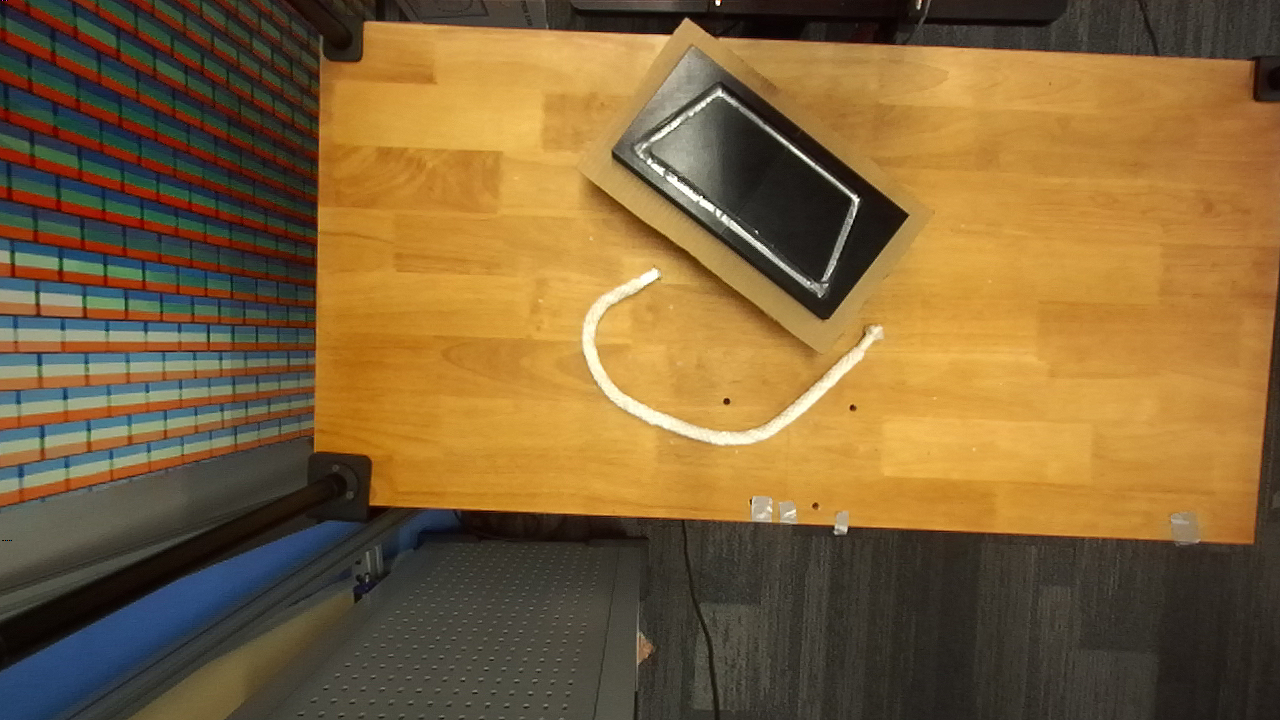
#> input picture franka/imgs/trapezoid4.png, 1280 x 720 px
$ python proposal_sam_canny_trapezoid.py
#> lines starting #> are read from the running program, lines starting #| are printed output that depends on the picture; after the words box and inside, x2 and y2 are one past the last pixel; in counts of white or black regions, pixels touching at a corner belong together
import cv2 as cv
import numpy as np
from matplotlib import pyplot as plt
import random
from matplotlib.path import Path
import json

img_path = 'imgs/trapezoid4.png'
img = cv.imread(img_path)
#> img is the input picture: shape (720, 1280, 3); mean B, G, R 56.7, 99.2, 127.8

gray = cv.cvtColor(img, cv.COLOR_BGR2GRAY)
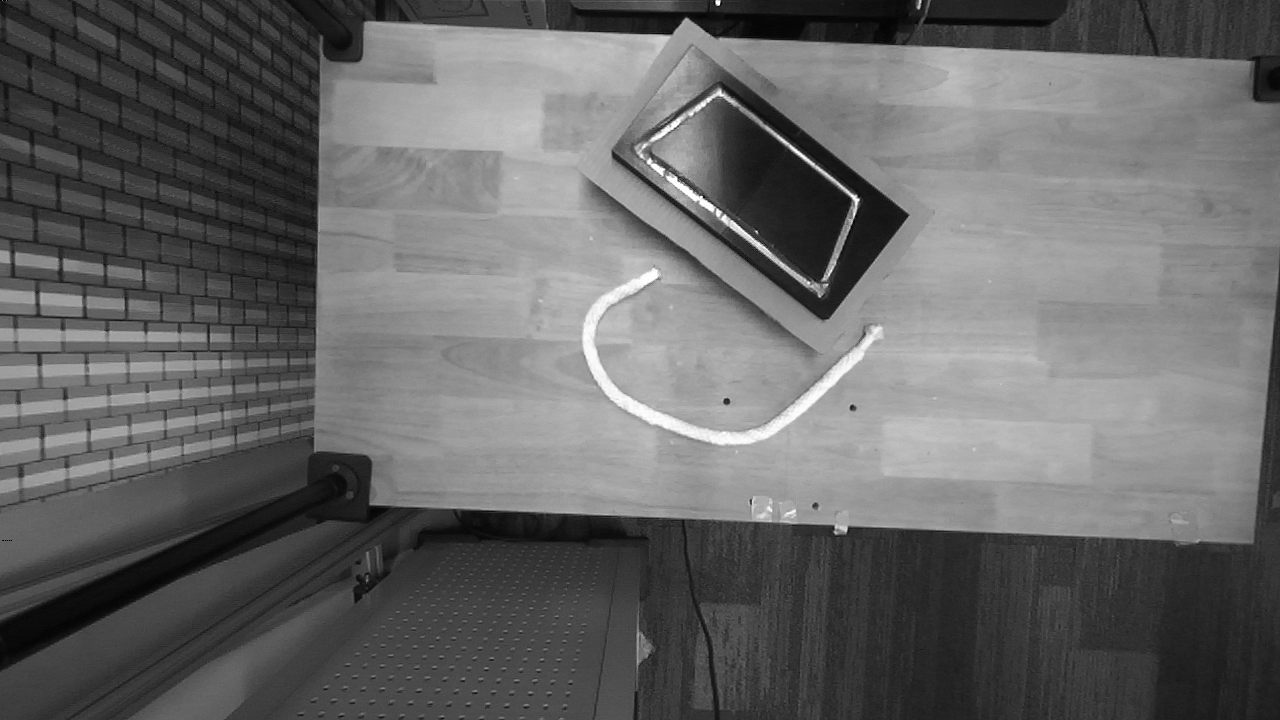
#> gray: shape (720, 1280); min 0, max 255, mean 102.9
mask = cv.threshold(gray, 200, 255, cv.THRESH_BINARY)[1]
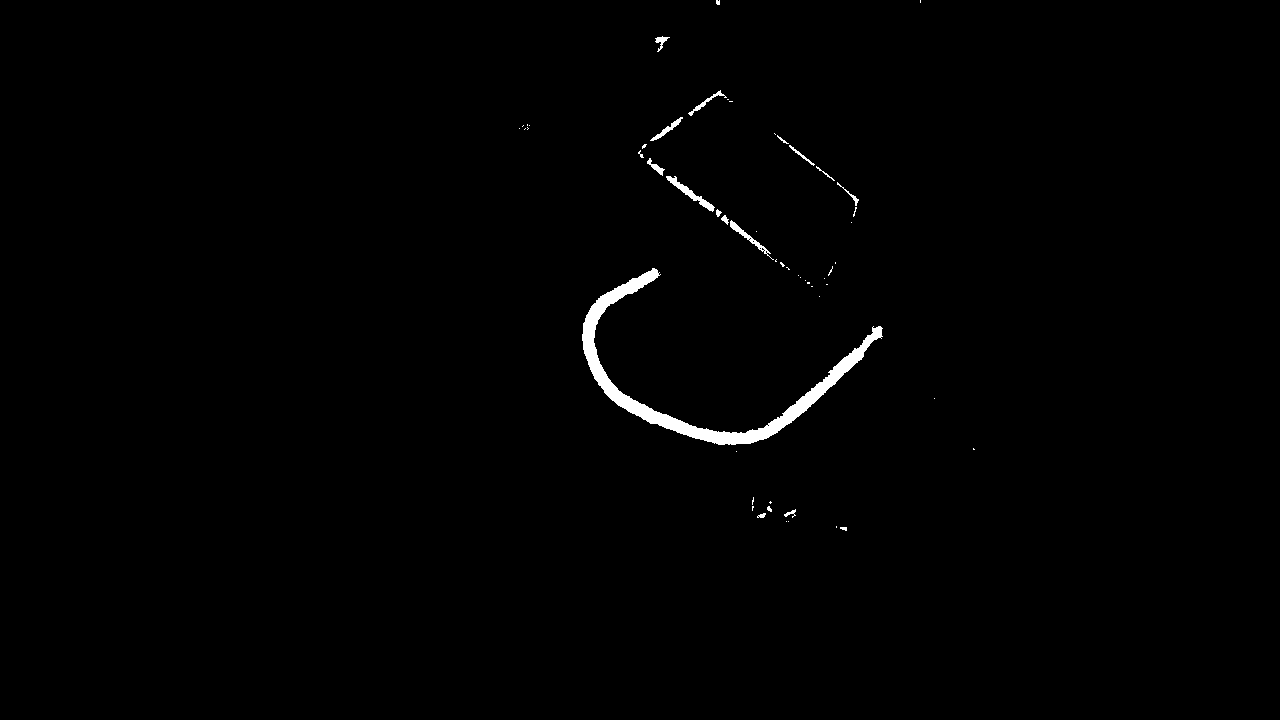
#> mask: shape (720, 1280); 0.8% white; 55 white regions (38 under 20 px), largest, box (x1, y1, x2, y2) and area: (582, 268, 883, 445) 5756, (666, 176, 715, 212) 339, (730, 220, 774, 260) 235

blur_radius, sigma = 5, 0
dst = img
dst = cv.GaussianBlur(dst,(blur_radius, blur_radius),sigma)
plt.imshow(dst, cmap='gray')
plt.show()

edges = cv.Canny(dst,100,200)
#> edges: shape (720, 1280); 2.2% white in thin lines or dots
plt.imshow(edges, cmap='gray')
plt.show()
kernel = np.ones((5, 5), np.uint8)
edges = cv.dilate(edges, kernel)
#> edges: shape (720, 1280); 11.3% white; 27 white regions, largest, box (x1, y1, x2, y2) and area: (0, 16, 1280, 549) 53870, (632, 78, 862, 300) 8786, (580, 266, 886, 448) 6564
plt.imshow(edges, cmap='gray')
plt.show()


dst = cv.bitwise_and(dst, dst, mask=edges)
output = np.zeros_like(dst).sum(axis=-1) + 255
for i in range(dst.shape[0]):
    for j in range(dst.shape[1]):
        for k in range(dst.shape[2]):
            if dst[i,j,k] <= 100:
                output[i,j] = 0
                break
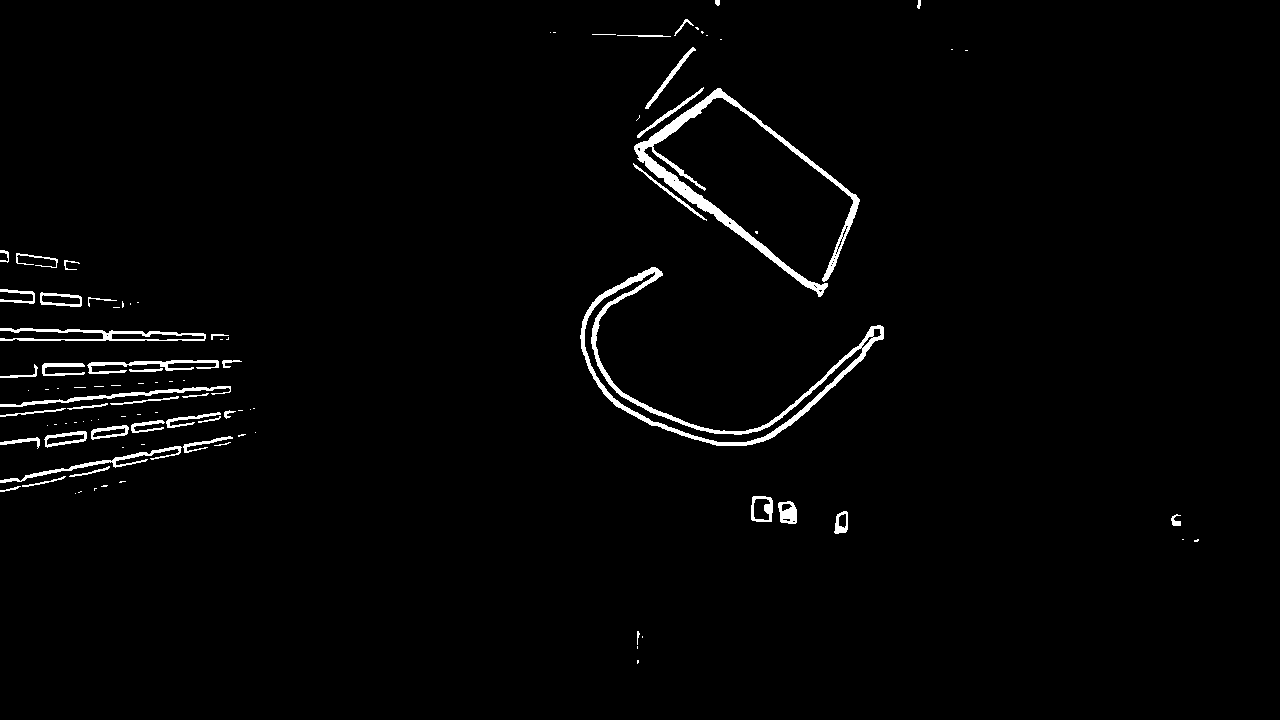
#> output: shape (720, 1280) uint64; 1.9% white; 99 white regions (53 under 20 px), largest, box (x1, y1, x2, y2) and area: (634, 88, 860, 297) 4424, (580, 267, 884, 446) 4372, (0, 328, 206, 341) 1060

plt.imshow(output, cmap='gray')
plt.show()

cnt = sorted(cv.findContours(output.astype('uint8'), cv.RETR_LIST, cv.CHAIN_APPROX_SIMPLE)[-2], key=cv.contourArea)[-2]
mask = np.zeros_like(img, dtype=np.uint8)
masked = cv.drawContours(mask, [cnt],-1, 255, -1)
#> mask: shape (720, 1280, 3)
mask = mask.sum(axis=-1).astype('uint8')
kernel = np.ones((5, 5), np.uint8)
mask = cv.dilate(mask, kernel)
plt.imshow(mask, cmap='gray')
plt.show()
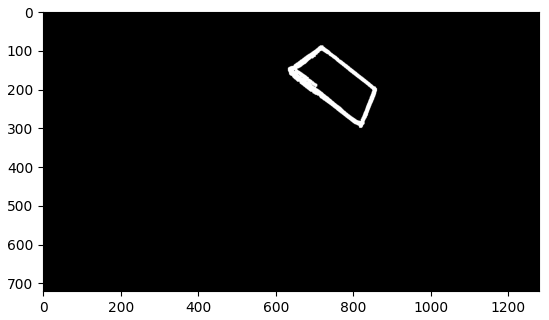
#> figure drawn by matplotlib, 1 panel

file_name = img_path.split('.png')[0] + '_mask.png'
plt.imsave(file_name, mask)
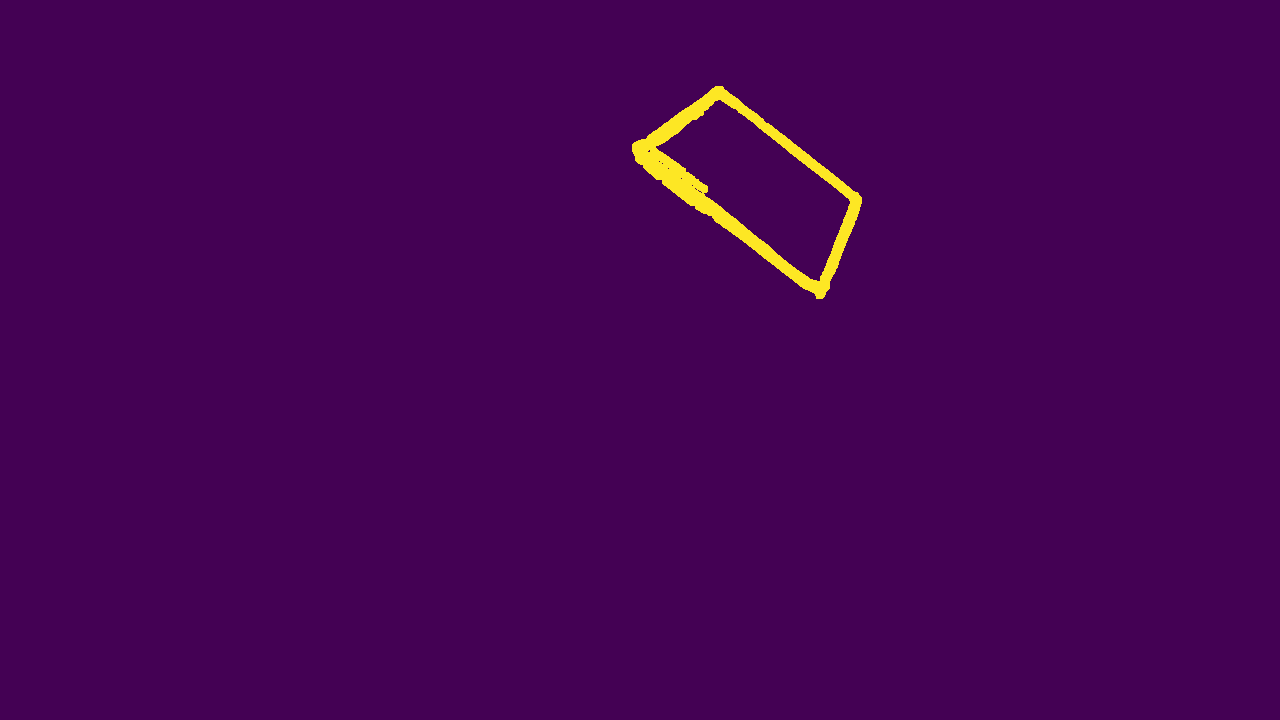
#> saved as trapezoid4_mask.png: shape (720, 1280, 3); mean R, G, B 69.6, 3, 83.6
